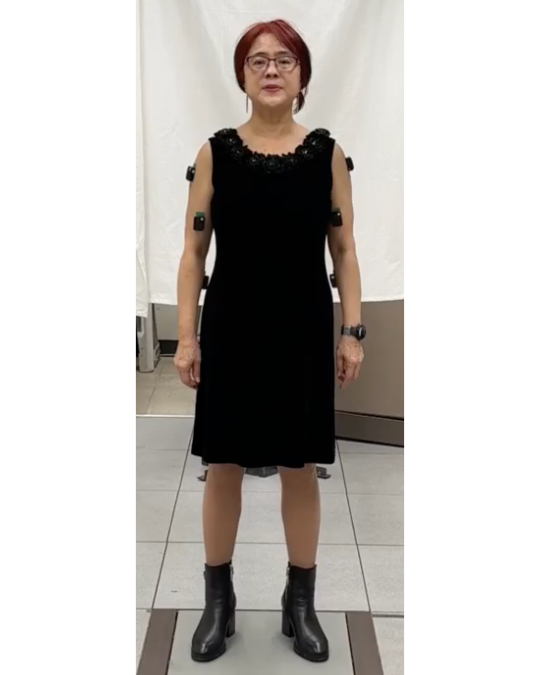
#> input picture Step_Images/Expert/ClaspAndSpread/ClaspandSpread_S1.png, 1080 x 1350 px (shown at 1/2 size)
$ python -i heatmap.py   (imports and definitions only)
#> lines starting #> are read from the running program, lines starting #| are printed output that depends on the picture; after the words box and inside, x2 and y2 are one past the last pixel; in counts of white or black regions, pixels touching at a corner belong together
#> further down, picture is the input picture: shape (1350, 1080, 3); mean B, G, R 186.5, 190, 193.8
import cv2
import numpy as np
import pandas as pd
from pathlib import Path
import argparse
import logging
from typing import List, Tuple, Optional
import mediapipe as mp

# --- Initialize MediaPipe Pose ---
mp_pose = mp.solutions.pose
# [1 line that did not run here, left out]

# ---------- CONFIG ----------
SCRIPT_DIR = Path(__file__).parent.resolve()
BASE_IMG_DIR = SCRIPT_DIR / "Step_Images" / "WHAM"
CSV_PATH = SCRIPT_DIR / "outputs" / "batch_reports" / "stepwise_summaries" / "TOLFB01.csv"
OUT_DIR = SCRIPT_DIR / "arm_heatmaps_aligned"

# --- Visualization Tweaks ---
ALPHA = 0.60
VMIN, VMAX = 0.0, 0.20
GAUSSIAN_BLUR_KERNEL = (121, 121)
JOINT_RADIUS = 25
ARM_THICKNESS = 32

# Thresholded colouring: errors below this MAE are treated as "no heat"
THRESHOLD = 0.15  # MAE units
GAMMA = 1.0       # >1 darkens mid-range, <1 brightens; 1.0 = linear

# --- CLI Defaults ---
DEFAULT_CSV = None  # path to a single CSV
DEFAULT_CSV_DIR = SCRIPT_DIR / "outputs" / "batch_reports" / "stepwise_summaries"  # directory of many CSVs

# ---------- HELPERS ----------

# [18 lines left out: function get_pose_landmarks, not called in this run]

def body_mask_silhouette(img_bgr, thresh=245):
#> called with thresh = 245
    gray = cv2.cvtColor(img_bgr, cv2.COLOR_BGR2GRAY)
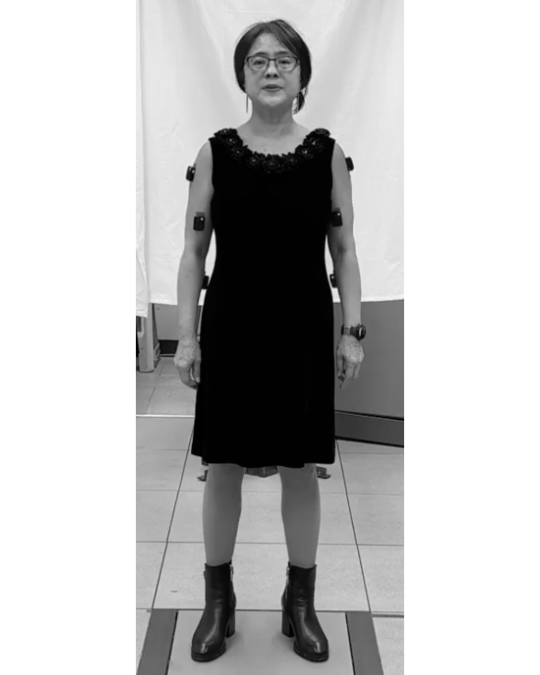
#> gray: shape (1350, 1080) (shown at 1/2 size); min 0, max 255, mean 190.8
    mask = (gray < thresh).astype(np.uint8) * 255
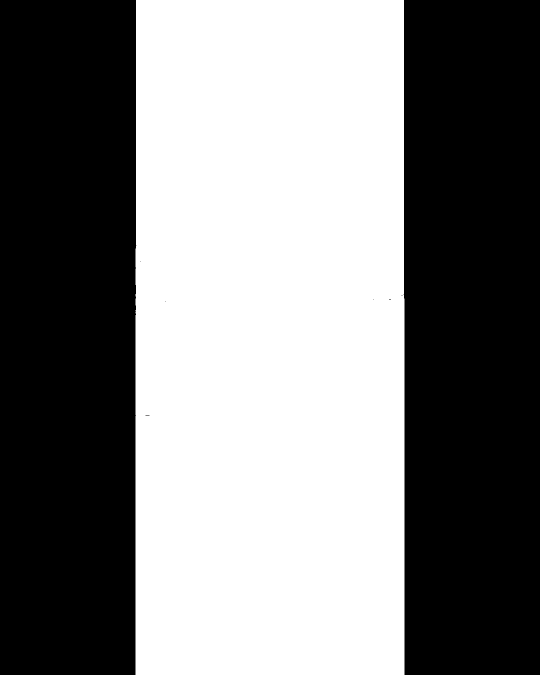
#> mask: shape (1350, 1080) (shown at 1/2 size); 49.7% white; 1 white region, box (x1, y1, x2, y2) and area: (271, 0, 809, 1350) 725149
    mask = cv2.medianBlur(mask, 7)
#> mask: shape (1350, 1080); 49.7% white; 1 white region, box (x1, y1, x2, y2) and area: (271, 0, 809, 1350) 725174
    mask = cv2.morphologyEx(mask, cv2.MORPH_CLOSE, np.ones((9,9), np.uint8))
#> mask: shape (1350, 1080); 49.7% white; 1 white region, box (x1, y1, x2, y2) and area: (271, 0, 809, 1350) 725178
    return mask

def nz_norm(x, vmin, vmax):
    return float(np.clip((x - vmin) / (max(1e-9, vmax - vmin)), 0.0, 1.0))

# [136 lines left out: functions thresh_norm, draw_heatmap_on_image, find_csv_files, compute_global_vmax, process_dataframe, not called in this run]

def configure_logging():
    logging.basicConfig(level=logging.INFO, format="[%(levelname)s] %(message)s")

# [14 lines left out: function parse_args, not called in this run]

# [37 lines not run here, left out]

>>> import cv2
>>> picture = cv2.imread('Step_Images/Expert/ClaspAndSpread/ClaspandSpread_S1.png')
>>> result = body_mask_silhouette(picture)

$ run again, on Step_Images/Expert/ClaspAndSpread22222/ClaspandSpread_S3.png
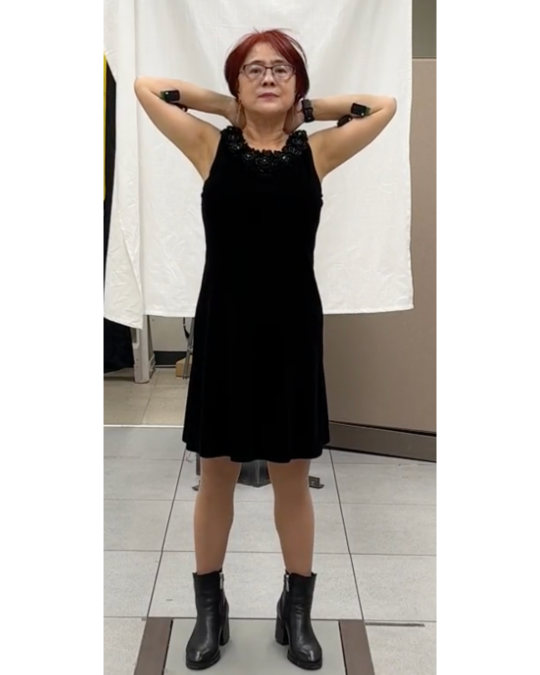
#> input picture Step_Images/Expert/ClaspAndSpread22222/ClaspandSpread_S3.png, 1080 x 1350 px (shown at 1/2 size)
#> picture is the input picture: shape (1350, 1080, 3); mean B, G, R 174.7, 179.6, 184.6
#> in body_mask_silhouette, `gray = cv2.cvtColor(img_bgr, cv2.COLOR_BGR2GRAY)`:
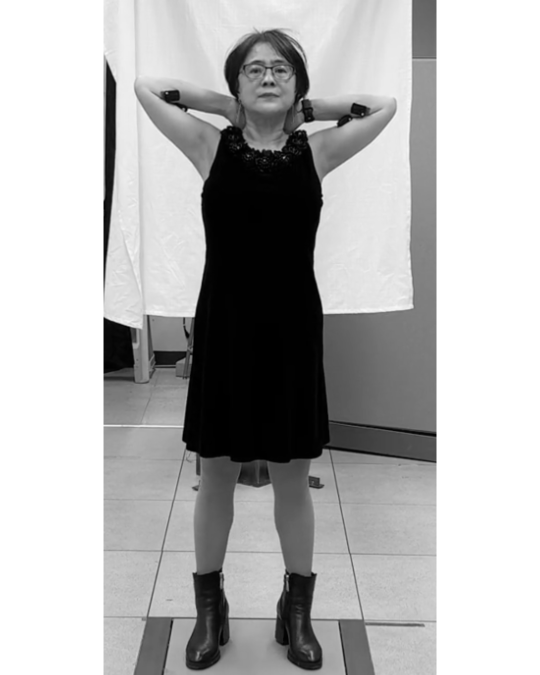
#> gray: shape (1350, 1080) (shown at 1/2 size); min 0, max 255, mean 180.6
#> in body_mask_silhouette, `mask = (gray < thresh).astype(np.uint8) * 255`:
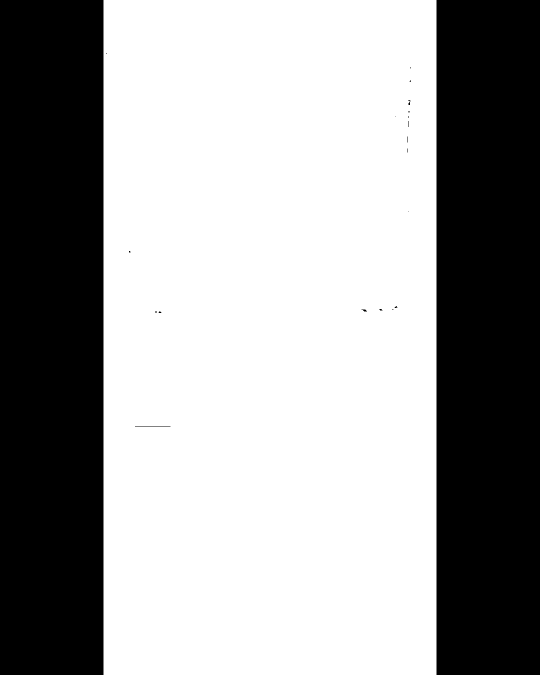
#> mask: shape (1350, 1080) (shown at 1/2 size); 61.7% white; 21 black regions (16 under 20 px), largest, box (x1, y1, x2, y2) and area: (0, 0, 207, 1350) 279450, (873, 0, 1080, 1350) 279450, (270, 852, 341, 853) 71, (723, 619, 734, 623) 26, (816, 200, 821, 210) 23
